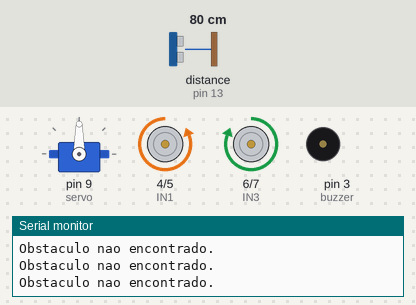
Simulated run of this sketch. Board: Arduino Uno, built with avr-gcc and run on an emulated ATmega328P. Shown: servo, motor-driver pin pairs drawn as motors (green arrow = first pin HIGH = forward, orange = second pin HIGH = backward, longer = more drive), buzzer (waves = sounding, pin HIGH), the last lines printed to the serial monitor. Inputs (shaded band) come from the test bench; at power-on: distance to the obstacle (sensor on pin 13) 80 cm. The echo pulse lasts 58.3 µs per cm.

Above: at 1.2 s.
1.3 s: distance to the obstacle (sensor on pin 13) set to 53 cm
4.3 s: distance to the obstacle (sensor on pin 13) set to 45 cm
At 5.8 s:
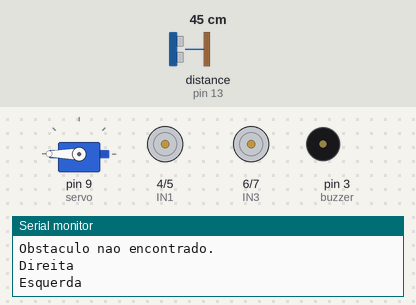
7.3 s: distance to the obstacle (sensor on pin 13) set to 60 cm
At 9.1 s:
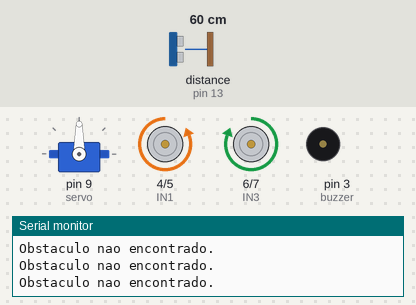
9.9 s: distance to the obstacle (sensor on pin 13) set to 2 cm
At 10.7 s:
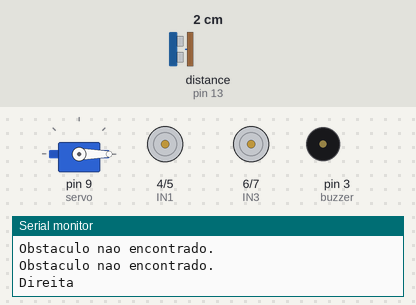
12.9 s: distance to the obstacle (sensor on pin 13) set to 250 cm
At 15.5 s:
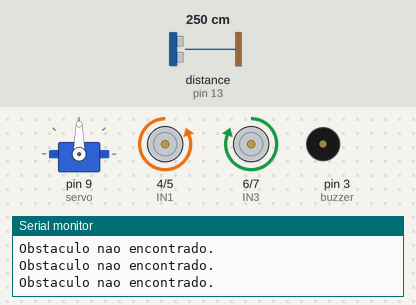
Timing chart, 0 to 16.6 s (numbered marks = the images above; inputs shaded):
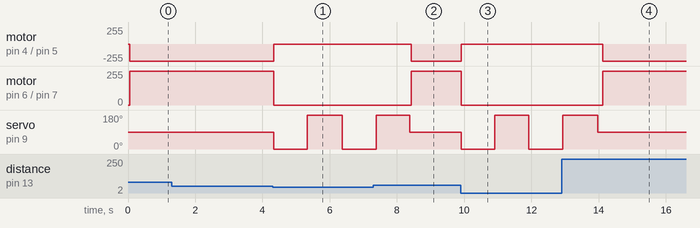

Measured:
- the behaviour switches between 51 and 50 cm on distance to the obstacle (sensor on pin 13) (found by bisection; images 0 and 1)
- after the input at 4.3 s, motor on pin 4 (IN1) / pin 5 (IN2): backward 255/255 → stopped at once; motor on pin 6 (IN3) / pin 7 (IN4): forward 255/255 → stopped at once; servo on pin 9 (servo): 90° → 0° at once, → 180° 1.0 s later, → 0° 1.0 s later
- after the input at 7.3 s, motor on pin 4 (IN1) / pin 5 (IN2): stopped → backward 255/255 after 1.1 s; motor on pin 6 (IN3) / pin 7 (IN4): stopped → forward 255/255 after 1.1 s
- after the input at 9.9 s, motor on pin 4 (IN1) / pin 5 (IN2): backward 255/255 → stopped at once; motor on pin 6 (IN3) / pin 7 (IN4): forward 255/255 → stopped at once; servo on pin 9 (servo): 90° → 0° at once, → 180° 1.0 s later, → 0° 1.0 s later
- after the input at 12.9 s, motor on pin 4 (IN1) / pin 5 (IN2): stopped → backward 255/255 after 1.2 s; motor on pin 6 (IN3) / pin 7 (IN4): stopped → forward 255/255 after 1.2 s

The sketch:

principal.ino
```cpp
#include <Ultrasonic.h>
#include <Servo.h>

/* Pinos do sensor ultrassonico*/
#define TRIGGER_PIN  12
#define ECHO_PIN     13

int i;//contador para media de distancia
float media=0;//variavel para média de distancia
float direita, esquerda;//variaveis para melhor escola

/*PINOS DOS MOTORES*/
int IN1 = 4;//A
int IN2 = 5;//A
int IN3 = 6;//B
int IN4 = 7;//B

/*Pino do buzzer*/
int buzzer = 3;

Ultrasonic ultrasonic(TRIGGER_PIN, ECHO_PIN);
Servo servo;

void frente();
void tras();
void vira_direita();
void vira_esquerda();
void parar();

void setup(){
  Serial.begin(9600);
  servo.attach(9);//seto a porta 9 para o envio de dados para o servo
  servo.write(90);//seto o braço do servo no meio.
  /*PINOS DOS MOTORES*/
  pinMode(IN1, OUTPUT);
  pinMode(IN2, OUTPUT);
  pinMode(IN3, OUTPUT);
  pinMode(IN4, OUTPUT);

  pinMode(buzzer, OUTPUT);
}

void loop(){
  float cmMsec;
  long microsec = ultrasonic.timing();
  servo.write(90);
  for(i=0; i<10; i++){
    microsec = ultrasonic.timing();
    cmMsec = ultrasonic.convert(microsec, Ultrasonic::CM);
    media = media + cmMsec;
  }

  //frente();

  media = media/10;

  if(media <= 50){
    parar();
    servo.write(0);
    Serial.println("Direita");
    delay(1000);
    microsec = ultrasonic.timing();
    cmMsec = ultrasonic.convert(microsec, Ultrasonic::CM);
    direita = cmMsec;

    //delay(1000);

    servo.write(180);
    Serial.println("Esquerda");
    delay(1000);
    microsec = ultrasonic.timing();
    cmMsec = ultrasonic.convert(microsec, Ultrasonic::CM);
    esquerda = cmMsec;

  }

  if(direita > esquerda){
    Serial.print("Direita melhor com ");
    Serial.println(direita);
    vira_direita();
    frente();
    //delay(100);
  }else if(direita < esquerda){
    Serial.print("Esquerda melhor com ");
    Serial.println(esquerda);
    vira_esquerda();
    frente();
    //delay(100);
  }else if(direita ){

  }else{
    Serial.println("Obstaculo nao encontrado.");
    frente();
  }

  media = 0;
  esquerda = direita = 0;

}

void frente(){
  //Motor A horario
  digitalWrite(IN1, LOW);
  digitalWrite(IN2, HIGH);

  //Motor B Horario
  digitalWrite(IN3, HIGH);
  digitalWrite(IN4, LOW);
}

void tras(){
  //Motor A Anti-horario
  digitalWrite(IN1, HIGH);
  digitalWrite(IN2, LOW);
  //Motor B Anti-horario
  digitalWrite(IN3, LOW);
  digitalWrite(IN4, HIGH);
}

void parar(){
  //Motor A Anti-horario
  digitalWrite(IN1, LOW);
  digitalWrite(IN2, LOW);
  //Motor B Anti-horario
  digitalWrite(IN3, LOW);
  digitalWrite(IN4, LOW);
}

void vira_esquerda(){
  //Gira o Motor A no sentido horario
  digitalWrite(IN1, LOW);
  digitalWrite(IN2, HIGH);
  delay(400);
}

void vira_direita(){
  //Gira o Motor A no sentido horario
  digitalWrite(IN1, HIGH);
  digitalWrite(IN2, LOW);
  delay(400);
}
```
